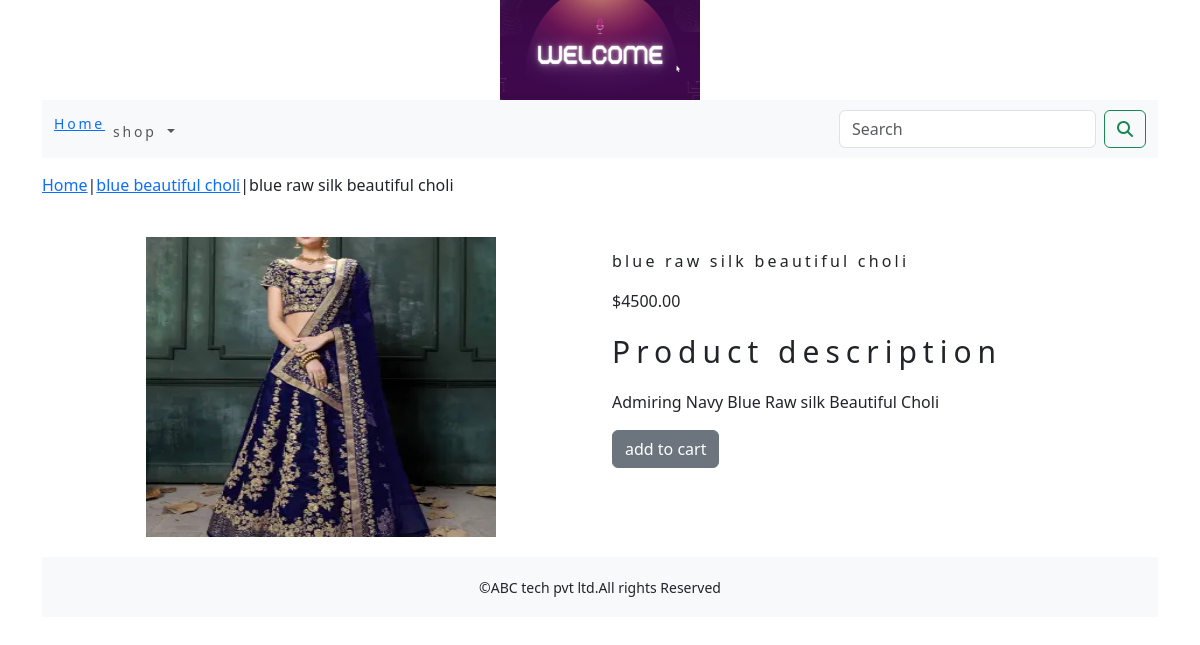
/shop/blue-beautiful-choli/blue-raw-silk-beautiful-choli/, run on the app's committed database.
### shopapp/models.py (models this page shows, shortened)
class product(models.Model):
    name=models.CharField(max_length=250,unique=True)
    slug=models.SlugField(max_length=250,unique=True)
    description=models.TextField(blank=True)
    price=models.DecimalField(max_digits=10,decimal_places=2)
    category=models.ForeignKey(category,on_delete=models.CASCADE)
    image=models.ImageField(upload_to='product',blank=True)
    stock=models.IntegerField()
    available=models.BooleanField(default=True)
    created=models.DateTimeField(auto_now_add=True)
    updated=models.DateTimeField(auto_now=True)
    class Meta:
        ordering = ('name',)
        verbose_name = 'product'
        verbose_name_plural = 'products'

class category(models.Model):
    name=models.CharField(max_length=250,unique=True)
    slug=models.SlugField(max_length=250,unique=True)
    description=models.TextField(blank=True)
    image=models.ImageField(upload_to='category',blank=True)
    class Meta:
        ordering=('name',)
        verbose_name='category'
        verbose_name_plural='categorys'
    def get_url(self):
        return reverse('shopapp:products_by_category', args=[self.slug])
    def __str__(self):
        return '{}'.format(self.name)

### shopapp/views.py (the view)
# urls.py: path('<slug:c_slug>/<slug:product_slug>/',views.proDetail,name='proCatdetail')
def proDetail(request,c_slug, product_slug ):
    try:
        Product=product.objects.get(category__slug=c_slug,slug=product_slug)
    except Exception as e:
        raise e
    return render(request,'product.html',{'Product':Product})

### cart/context_processor.py (called while the page is built)
def counter(request):
    item_count=0
    if 'admin' in request.path:
        return {}
    else:
       try:
           cart=Cart.objects.filter(cart_id=_cart_id(request))
           car_items=CartItem.objects.all().filter(cart=cart[:1])
           for cart_item in car_items:
               item_count += cart_item.quantity1
       except Cart.DoesNotExist:
           item_count =0
    return  dict(item_count=item_count)

### cart/views.py (called while the page is built)
def _cart_id(request):
    cart=request.session.session_key
    if not cart:
        cart=request.session.create()
    return cart

### shopapp/cotext_processors.py (called while the page is built)
def menu_links(request):
    links=category.objects.all()
    return dict(links=links)

### templates/product.html (shortened to what this page needs)
{% extends 'base.html' %}
{% load static %}
{% block content %}
<div class="row my_prod_row_class">
    <div class="mx_auto">
        <p><a href="{% url 'shopapp:allprodCat' %}">Home</a>|<a href="{{Product.category.get_url}}">{{Product.category}}</a>|{{Product.name}}</p>
        <div class="container">
<br>
<div class="row">
    <div class="col-12 col-sm-12 col-md-12 col-lg-6 text-center">
        <div style="min-width:18rem">
        <img src="{{Product.image.url}}" alt="{{Product.name}}" style="width:350px; height:300px;" >
    </div >
        </div>
    <div class="col-12 col-sm-12 col-md-12 col-lg-6">
        <div>
        <h1 class="my_prod_title">{{Product.name}}</h1>
        <p>${{Product.price}}</p>
        <p class="my_title">Product description</p>
        <p class="text-justify my_rod_text">{{Product.description}}</p>
        {% if Product.Stock <= 0 %}
        <p class="text-justify my_prod_text"><b>out of stock</b></p>
        {% else %}
        <a class="btn btn-secondary" href="{% url 'cart:add_cart' Product.id %}"> add to cart </a>
        {% endif %}
</div>
</div>
    </div>
        </div>
</div>
{% endblock %}

### static/css/custom.css (style rules this page uses)
body { font-family: 'IBM Plex Sans', sans-serif; }
.my_title { font-size:30px; text_transform:uppercase; letter-spacing:.2em; }
.my_prod_row_class { padding-top:15px; padding-bottom:20px; }
.my_prod_title { font-size:16px; text_transform:uppercase; letter-spacing:.2em; padding-top:15px; padding-bottom:10px; }

### data on the page
product: category "blue beautiful choli", name "blue raw silk beautiful choli", image (picture), price "4500.00", description "Admiring Navy Blue Raw silk Beautiful Choli"
